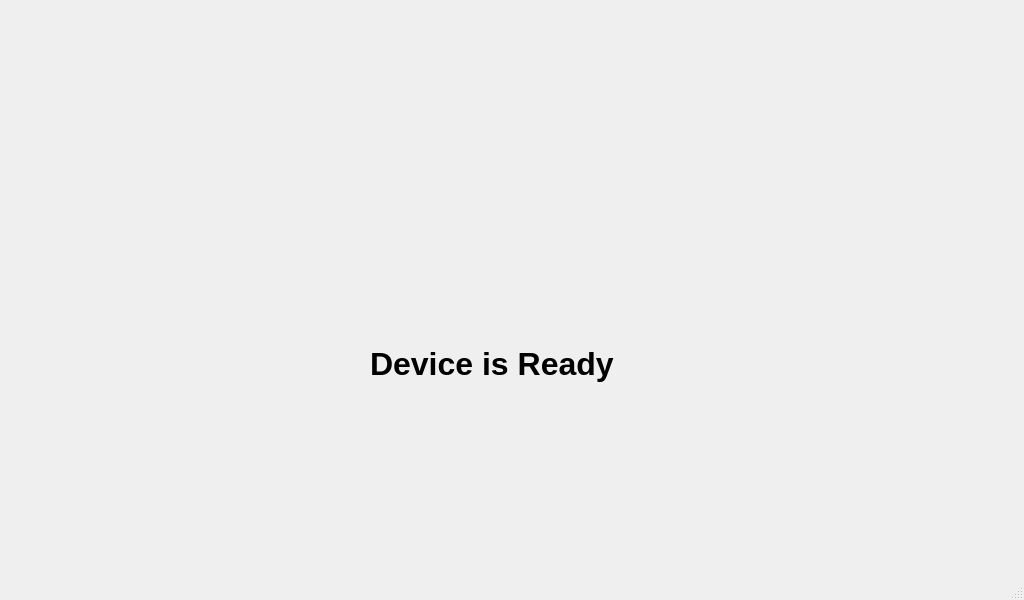
<?xml version="1.0" encoding="UTF-8"?>
<ui version="4.0">
 <class>MainWindow2</class>
 <widget class="QMainWindow" name="MainWindow2">
  <property name="geometry">
   <rect>
    <x>0</x>
    <y>0</y>
    <width>1024</width>
    <height>600</height>
   </rect>
  </property>
  <property name="windowTitle">
   <string>MainWindow</string>
  </property>
  <widget class="QWidget" name="centralwidget">
   <widget class="QLabel" name="label">
    <property name="geometry">
     <rect>
      <x>0</x>
      <y>0</y>
      <width>1024</width>
      <height>600</height>
     </rect>
    </property>
    <property name="font">
     <font>
      <pointsize>16</pointsize>
      <weight>75</weight>
      <bold>true</bold>
     </font>
    </property>
    <property name="text">
     <string/>
    </property>
    <property name="pixmap">
     <pixmap>pics/Standby.png</pixmap>
    </property>
    <property name="scaledContents">
     <bool>true</bool>
    </property>
   </widget>
   <widget class="QLabel" name="label_2">
    <property name="geometry">
     <rect>
      <x>370</x>
      <y>340</y>
      <width>261</width>
      <height>50</height>
     </rect>
    </property>
    <property name="text">
     <string>&lt;html&gt;&lt;head/&gt;&lt;body&gt;&lt;p&gt;&lt;span style=&quot; font-size:24pt; font-weight:600;&quot;&gt;Device is Ready&lt;/span&gt;&lt;/p&gt;&lt;/body&gt;&lt;/html&gt;</string>
    </property>
   </widget>
   <widget class="QPushButton" name="setting">
    <property name="geometry">
     <rect>
      <x>170</x>
      <y>440</y>
      <width>100</width>
      <height>100</height>
     </rect>
    </property>
    <property name="text">
     <string/>
    </property>
    <property name="icon">
     <iconset>
      <normaloff>pics/1 (90 × 90 px) (1).png</normaloff>pics/1 (90 × 90 px) (1).png</iconset>
    </property>
    <property name="iconSize">
     <size>
      <width>100</width>
      <height>100</height>
     </size>
    </property>
    <property name="flat">
     <bool>true</bool>
    </property>
   </widget>
   <widget class="QPushButton" name="work">
    <property name="geometry">
     <rect>
      <x>30</x>
      <y>440</y>
      <width>100</width>
      <height>100</height>
     </rect>
    </property>
    <property name="text">
     <string/>
    </property>
    <property name="icon">
     <iconset>
      <normaloff>pics/1 (90 × 90 px) (2).png</normaloff>pics/1 (90 × 90 px) (2).png</iconset>
    </property>
    <property name="iconSize">
     <size>
      <width>100</width>
      <height>100</height>
     </size>
    </property>
    <property name="flat">
     <bool>true</bool>
    </property>
   </widget>
   <widget class="QPushButton" name="connection">
    <property name="geometry">
     <rect>
      <x>890</x>
      <y>440</y>
      <width>100</width>
      <height>100</height>
     </rect>
    </property>
    <property name="text">
     <string/>
    </property>
    <property name="icon">
     <iconset>
      <normaloff>pics/cokk.png</normaloff>pics/cokk.png</iconset>
    </property>
    <property name="iconSize">
     <size>
      <width>100</width>
      <height>100</height>
     </size>
    </property>
    <property name="flat">
     <bool>true</bool>
    </property>
   </widget>
   <widget class="QLabel" name="label_3">
    <property name="geometry">
     <rect>
      <x>380</x>
      <y>70</y>
      <width>250</width>
      <height>250</height>
     </rect>
    </property>
    <property name="text">
     <string/>
    </property>
    <property name="pixmap">
     <pixmap>pics/1 (400 × 400 px) (400 × 400 px).png</pixmap>
    </property>
    <property name="scaledContents">
     <bool>true</bool>
    </property>
   </widget>
   <widget class="QTextEdit" name="time_2">
    <property name="geometry">
     <rect>
      <x>920</x>
      <y>70</y>
      <width>131</width>
      <height>40</height>
     </rect>
    </property>
    <property name="palette">
     <palette>
      <active>
       <colorrole role="Base">
        <brush brushstyle="SolidPattern">
         <color alpha="0">
          <red>255</red>
          <green>255</green>
          <blue>255</blue>
         </color>
        </brush>
       </colorrole>
      </active>
      <inactive>
       <colorrole role="Base">
        <brush brushstyle="SolidPattern">
         <color alpha="0">
          <red>255</red>
          <green>255</green>
          <blue>255</blue>
         </color>
        </brush>
       </colorrole>
      </inactive>
      <disabled>
       <colorrole role="Base">
        <brush brushstyle="SolidPattern">
         <color alpha="255">
          <red>240</red>
          <green>240</green>
          <blue>240</blue>
         </color>
        </brush>
       </colorrole>
      </disabled>
     </palette>
    </property>
    <property name="font">
     <font>
      <pointsize>16</pointsize>
      <weight>75</weight>
      <bold>true</bold>
     </font>
    </property>
    <property name="frameShape">
     <enum>QFrame::NoFrame</enum>
    </property>
    <property name="readOnly">
     <bool>true</bool>
    </property>
   </widget>
   <widget class="QTextEdit" name="date">
    <property name="enabled">
     <bool>true</bool>
    </property>
    <property name="geometry">
     <rect>
      <x>30</x>
      <y>30</y>
      <width>130</width>
      <height>40</height>
     </rect>
    </property>
    <property name="palette">
     <palette>
      <active>
       <colorrole role="Base">
        <brush brushstyle="SolidPattern">
         <color alpha="0">
          <red>255</red>
          <green>255</green>
          <blue>255</blue>
         </color>
        </brush>
       </colorrole>
      </active>
      <inactive>
       <colorrole role="Base">
        <brush brushstyle="SolidPattern">
         <color alpha="0">
          <red>255</red>
          <green>255</green>
          <blue>255</blue>
         </color>
        </brush>
       </colorrole>
      </inactive>
      <disabled>
       <colorrole role="Base">
        <brush brushstyle="SolidPattern">
         <color alpha="255">
          <red>240</red>
          <green>240</green>
          <blue>240</blue>
         </color>
        </brush>
       </colorrole>
      </disabled>
     </palette>
    </property>
    <property name="font">
     <font>
      <pointsize>16</pointsize>
      <weight>75</weight>
      <bold>true</bold>
     </font>
    </property>
    <property name="frameShape">
     <enum>QFrame::NoFrame</enum>
    </property>
    <property name="readOnly">
     <bool>true</bool>
    </property>
   </widget>
   <widget class="QTextEdit" name="time">
    <property name="geometry">
     <rect>
      <x>850</x>
      <y>30</y>
      <width>131</width>
      <height>40</height>
     </rect>
    </property>
    <property name="palette">
     <palette>
      <active>
       <colorrole role="Base">
        <brush brushstyle="SolidPattern">
         <color alpha="0">
          <red>255</red>
          <green>255</green>
          <blue>255</blue>
         </color>
        </brush>
       </colorrole>
      </active>
      <inactive>
       <colorrole role="Base">
        <brush brushstyle="SolidPattern">
         <color alpha="0">
          <red>255</red>
          <green>255</green>
          <blue>255</blue>
         </color>
        </brush>
       </colorrole>
      </inactive>
      <disabled>
       <colorrole role="Base">
        <brush brushstyle="SolidPattern">
         <color alpha="255">
          <red>240</red>
          <green>240</green>
          <blue>240</blue>
         </color>
        </brush>
       </colorrole>
      </disabled>
     </palette>
    </property>
    <property name="font">
     <font>
      <pointsize>16</pointsize>
      <weight>75</weight>
      <bold>true</bold>
     </font>
    </property>
    <property name="frameShape">
     <enum>QFrame::NoFrame</enum>
    </property>
    <property name="readOnly">
     <bool>true</bool>
    </property>
   </widget>
  </widget>
  <widget class="QMenuBar" name="menubar">
   <property name="geometry">
    <rect>
     <x>0</x>
     <y>0</y>
     <width>1024</width>
     <height>21</height>
    </rect>
   </property>
  </widget>
  <widget class="QStatusBar" name="statusbar"/>
 </widget>
 <resources/>
 <connections/>
</ui>
